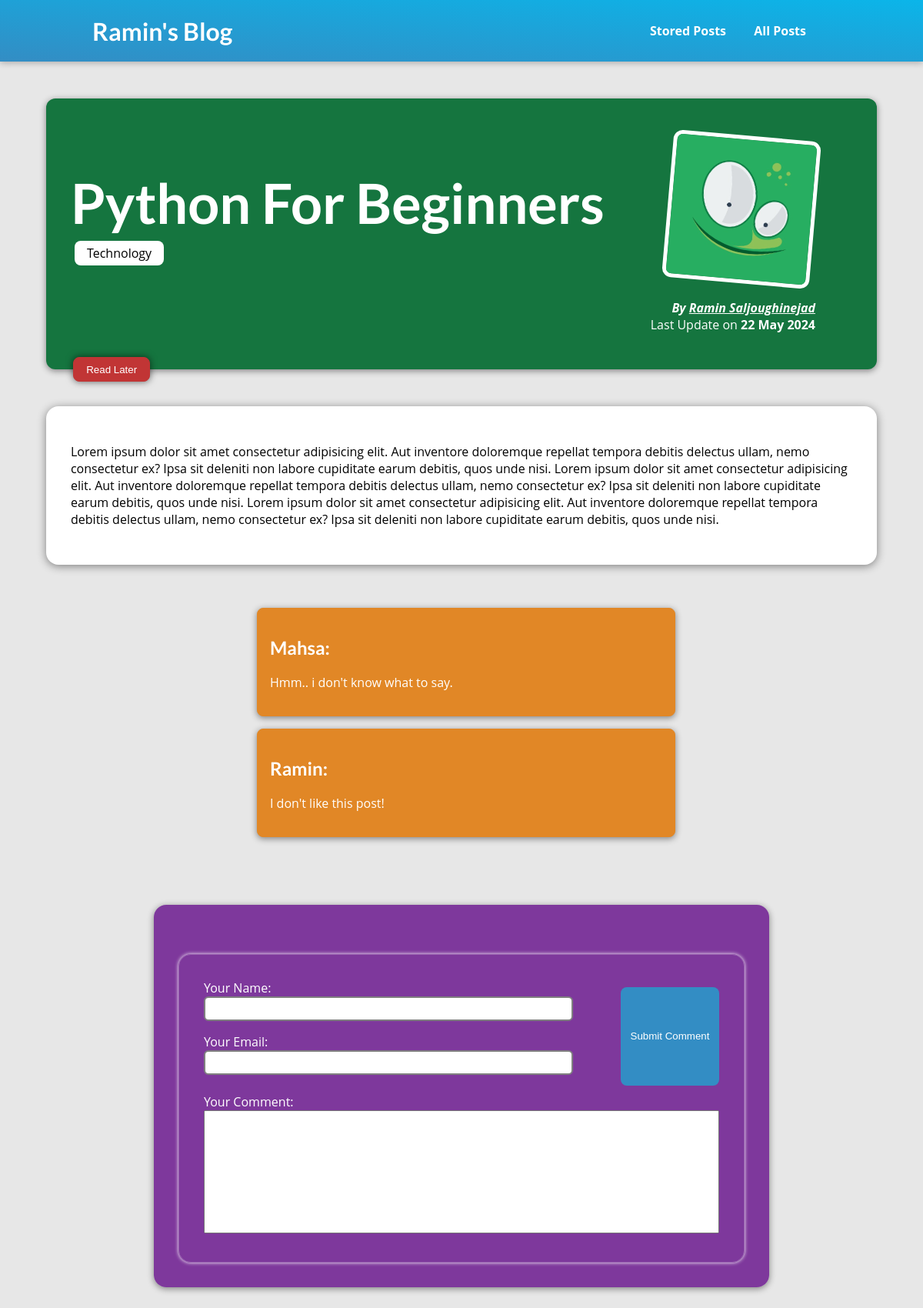
The page /posts/python-for-beginners on the database its author committed.
### blog/models.py (models this page shows, shortened)
class Post(models.Model):
    title = models.CharField(max_length=200, null=False)
    slug = models.SlugField(unique=True, db_index=True)
    date = models.DateField(auto_now=True)
    image = models.ImageField(upload_to='posts', null=True)
    excerpt = models.CharField(max_length=300)
    content = models.TextField(validators=[MinLengthValidator(10)])
    author = models.ForeignKey(Author, null=True, on_delete=models.SET_NULL, related_name='posts')
    tags = models.ManyToManyField(Tag)
    class Meta:
        verbose_name_plural = 'All Posts'

class Tag(models.Model):
    caption = models.CharField(max_length=20)
    class Meta:
        verbose_name_plural = 'All Tags'

class Author(models.Model):
    first_name = models.CharField(max_length=100)
    last_name = models.CharField(max_length=100)
    email = models.EmailField()
    def __str__(self):
        return f"{self.first_name} {self.last_name}"
    class Meta:
        verbose_name_plural = 'All Authors'

class Comment(models.Model):
    user_name = models.CharField(max_length=150)
    user_email = models.EmailField()
    text = models.TextField(max_length=500)
    post  = models.ForeignKey(Post, on_delete=models.CASCADE, related_name='comments')
    class Meta:
        verbose_name_plural = 'All Comments'

### blog/views.py (the view)
# urls.py: path('posts/<slug:slug>', views.PostDetailView.as_view(), name='blog-post-detail'),
class PostDetailView(View):
    model = Post
    template_name = "blog/post-detail.html"
    def is_stored_post(self, request, post_id):
        stored_posts = request.session.get('stored_posts')
        if stored_posts is not None:
            is_saved_for_later = post_id in stored_posts
        else:
            is_saved_for_later = False
        return is_saved_for_later
    def get(self, request, slug):
        post = Post.objects.get(slug = slug)
        return render(request, 'blog/post-detail.html', {
            'post':post,
            'post_tags': post.tags.all(),
            'form':CommentForm(),
            'comments':post.comments.all().order_by("-id"),
            'saved_for_later': self.is_stored_post(request, post.id)
        })
    def post(self, request, slug):
        comment_form = CommentForm(request.POST)
        post = Post.objects.get(slug = slug)
        if comment_form.is_valid():
            comment = comment_form.save(commit=False)
            comment.post = post
            comment.save()
            return HttpResponseRedirect(reverse('blog-post-detail', args=[slug]))
        return render(request, 'blog/post-detail.html', {
            'post':post,
            'post_tags': post.tags.all(),
            'form':comment_form,
            'comments':post.comments.all().order_by("-id"),
            'saved_for_later': self.is_stored_post(request, post.id)
        })

### blog/forms.py
class CommentForm(forms.ModelForm):
    class Meta:
        model = Comment
        fields = ['user_name', 'user_email', 'text']
        labels = {
            "user_name":"Your Name",
            "user_email":"Your Email",
            "text":"Your Comment"
        }

### blog/templates/blog/post-detail.html (shortened to what this page needs)
{% extends "base.html" %}
{% load static %}
{% block css_files %}
    <link rel="stylesheet" href="{% static "blog/post-detail.css" %}">
{% endblock %}
{% block content %}
    <section id='summary'>
        <h2>{{ post.title }}</h2>
        <p>
            {% for tag in post_tags %}
                <span class='tag'>{{ tag.caption }} </span>
            {% endfor %}
        </p>
        <article>
            <img src="{{ post.image.url }}" alt="{{ post.title }}">
            <address>By <a href='mailto:{{ post.author.email }}'>{{ post.author }}</a></address>
            <div>
                Last Update on <time>{{ post.date|date:"d M Y" }}</time>
            </div>
        </article>
        <form action="{% url "read-later-url" %}" method="post" class='read-later-form'>
            <button type='submit'>
                {% if saved_for_later %}
                    Remove from 'Read-Later' list
                {% else %}
                    Read Later
                {% endif %}
            </button>
        </form>
    </section>
    <main>
        <p>
            {{ post.content }}
        </p>
    </main>
    <section class='comments'>
        <ul>
            {% for comment in comments %}
                <li>
                    <h2>{{ comment.user_name }}:</h2>
                    <p>{{ comment.text | linebreaks }}</p>
                </li>
            {% endfor %}
        </ul>
    </section>
    <div class='comments-section'>
        <form action='{% url "blog-post-detail" post.slug %}' method="post">
            <div class='top-div'>
                <div class='top-left'>
                    {{ form.user_name.label_tag }}
                    {{ form.user_name }}
                    {{ form.user_email.label_tag }}
                    {{ form.user_email }}
                </div>
                <div class='top-right'>
                    <button type="submit">Submit Comment</button>
                </div>
            </div>
            <div class="bottom-div">
                {{ form.text.label_tag }}
                {{ form.text }}
            </div>
        </form>
    </div>
{% endblock %}

### templates/base.html (shortened to what this page needs)
{% load static %}
<!DOCTYPE html>
<html lang='en'>
    <head>
        {% block css_files %}{% endblock %}
        <link rel="stylesheet" href="{% static "base.css" %}">
    </head>
    <body>
        <header id="main-navigation">
            <h1><a href="{% url "blog-starting-page" %}">Ramin's Blog</a></h1>
            <nav>
                <a href="{% url "read-later-url" %}">Stored Posts</a>
                <a href="{% url "blog-post-page" %}">All Posts</a>
            </nav>
        </header>
        {% block content %}{% endblock %}
    </body>
</html>

### blog/static/blog/post-detail.css (style rules this page uses)
body { background-color:#e7e7e7; }
#main-navigation { background: linear-gradient(to right top, #338dc4, #0bb5e9); box-shadow: 0 2px 8px rgba(0, 0, 0, 0.25); }
#summary { margin: 8rem auto 3rem auto; padding:2rem; width:90%; max-width: 90rem; border-radius: 12px; background-color: #15753f; position: relative; box-shadow: 0 2px 8px rgba(0,0,0,0.45); height:22rem; }
#summary h2 { color:white; font-size:4.5rem; margin-bottom:-0.25rem; }
#summary article { position:absolute; top:2rem; right: 3rem; padding: 1rem 2rem; border-radius: 12px; text-align: right; color: white; }
#summary article img { width:12rem; height:12rem; border-radius: 12px; transform: rotate(5deg); border:5px solid white; margin-bottom: 1rem; }
#summary address { font-weight: bold; }
#summary time { font-weight: bold; }
#summary a { color:white; }
#summary .tag { color:inherit; background-color: white; padding:0.3rem 1rem; border-radius: 8px; margin-left:5px; }
main { margin:3rem auto 0 auto; background-color:white; width:90%; max-width: 90rem; padding:2rem; border-radius: 16px; box-shadow: 0 2px 12px rgba(0,0,0,0.45); }
.comments-section { width:50%; max-width: 50rem; min-width:50rem; padding: 2rem; border-radius: 16px; background-color:rgba(101, 13, 138, 0.8); margin:4rem auto 5rem auto; box-shadow: 0 2px 8px rgba(0,0,0,0.45); }
.comments-section form { width:100%; margin:auto; padding:2rem; border:1px solid rgba(255,255,255,0.2); border-radius: 16px; box-shadow: 0px 0px 5px rgb(255,255,255); margin-top:2rem; }
.top-div { display: flex; justify-content: space-between; align-items: center; }
.top-left { display: flex; flex-direction: column; margin-bottom: 0.5rem; }
.top-left label { display:block; color:white; }
.top-left input { width:30rem; margin-bottom:1rem; height:2rem; border-radius: 6px; border:2px solid gray; }
.top-right button { width:8rem; height:8rem; border-radius: 8px; border:1px solid transparent; background-color:#338dc4; color:white; }
.bottom-div { display: block; width:100%; }
.bottom-div label { display:block; color:white; }
.bottom-div textarea { width:100%; resize: none; height: 10rem; padding:1rem; font-size:1.2rem; }
.comments { width:55%; margin:auto; padding:0.5rem; margin-top:2rem; border-radius: 16px;; }
.comments ul { list-style: none; }
.comments li { color:white; border:1px solid #e18726; width: 90%; padding:1rem; margin:1rem; border-radius: 8px; background-color:#e18726; box-shadow: 0 2px 8px rgba(0,0,0,0.45); }
.read-later-form { position:absolute; bottom:-1rem; left:2.2rem; }
.read-later-form button { padding:0 1rem 0 1rem; height:2rem; border-radius: 8px; border:1px solid #c13535; background-color:#c13535; color:white; box-shadow: 0 0 10px rgb(0,0,0,0.6); cursor: pointer; }

### static/base.css (style rules this page uses)
* { box-sizing:border-box; }
html { font-family: 'Open Sans', 'Lato', 'snas-serif'; }
body { margin:0; }
h1,h2,h3 { font-family: 'Lato', sans-serif; font-weight: bold; }
#main-navigation { width:100%; height:5rem; top:0; position:absolute; align-items: center; justify-content: space-between; display: flex; padding:0 10%; left:0; }
#main-navigation a { text-decoration: none; color:white; font-weight: bold; margin:0 2rem 0 0; }

### rows shown on the page
Post: title "Python For Beginners", image (placeholder picture), author "Ramin Saljoughinejad", date "22 May 2024", content "Lorem ipsum dolor sit amet consectetur adipisicing elit. Aut inventore doloremque repellat tempora debitis delectus ullam, nemo consectetur ex? Ipsa sit deleniti non labore cupiditate earum debitis, quos unde nisi. Lorem ipsum dolor sit amet consectetur adipisicing elit. Aut inventore doloremque repellat tempora debitis delectus ullam, nemo consectetur ex? Ipsa sit deleniti non labore cupiditate earum debitis, quos unde nisi. Lorem ipsum dolor sit amet consectetur adipisicing elit. Aut inventore doloremque repellat tempora debitis delectus ullam, nemo consectetur ex? Ipsa sit deleniti non labore cupiditate earum debitis, quos unde nisi."
Tag: caption "Technology"
Comment: user_name "Mahsa", text "Hmm.. i don't know what to say."
Comment: user_name "Ramin", text "I don't like this post!"
